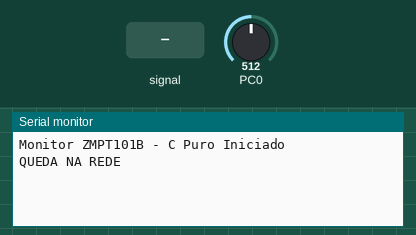
The program below on a simulated ATmega328P, built with avr-gcc and emulated at 16 MHz (the files do not name the chip). On the bench: the last lines printed to the serial monitor. The test bench sets the inputs (shaded band); at power-on: PC0 = 512.

Above: at 1.2 s.
1.3 s: PC0 fed a 200 Hz sine of ±81 counts around its level
At 2.9 s:
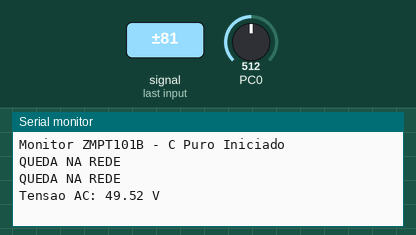
4.3 s: PC0 set to 716
At 5.2 s:
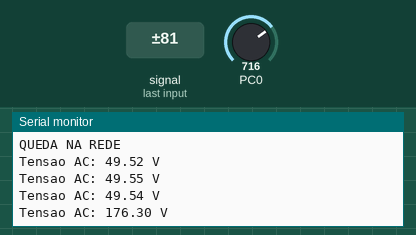
5.8 s: PC0 set to 900
At 5.8 s:
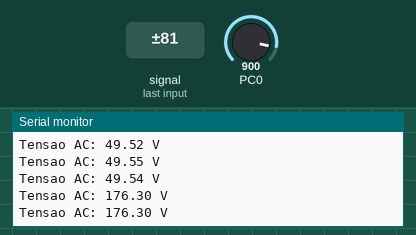
7.3 s: PC0 fed a 200 Hz sine of ±81 counts around its level
At 8.1 s:
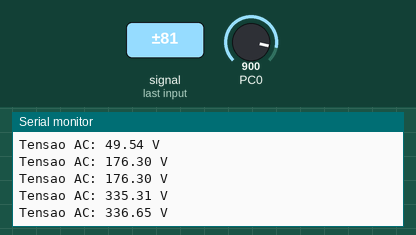
Timing chart, 0 to 9.8 s (numbered marks = the images above; inputs shaded):
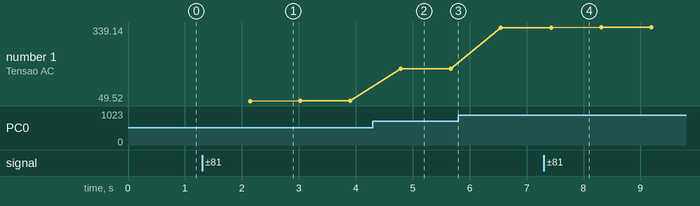

Measured:
- after the input at 1.3 s, the serial monitor: prints a new line after 0.85 s (image 1)
- after the input at 4.3 s, the serial monitor: prints a new line after 0.49 s (image 2)
- after the input at 7.3 s, the serial monitor: prints a new line after 0.13 s (image 4)
- plotted number 1: 49.54 → 176.3 after the input at 4.3 s, 176.3 → 335.31 after the input at 5.8 s, 335.31 → 339.05 after the input at 7.3 s

The program:

main.cpp
```cpp
#ifndef F_CPU
#define F_CPU 16000000UL
#endif
#include <avr/io.h>
#include <util/delay.h>
#include <stdio.h>
#include <stdlib.h>
#include <math.h>

// --- CONFIGURAÇÕES ---
#define BAUD 9600
#define MYUBRR F_CPU/16/BAUD-1
#define REDE_FREQUENCIA 60
#define OFFSET_ADC 512

// Calibração empírica vs. multímetro Aneng (2026-04-19):
// leitura gadget 119.9 V com fator 0.85 → referência 121.9 V
// fator = 0.85 * (121.9 / 119.9) ≈ 0.8642
float calibration_factor = 0.8642;

// Inicialização da comunicação Serial (UART)
void uart_init(unsigned int ubrr) {
    UBRR0H = (unsigned char)(ubrr >> 8);
    UBRR0L = (unsigned char)ubrr;
    UCSR0B = (1 << TXEN0); // Ativa transmissão
    UCSR0C = (1 << UCSZ01) | (1 << UCSZ00); // 8 bits de dados
}

// Enviar um caractere via Serial
void uart_putchar(char data) {
    while (!(UCSR0A & (1 << UDRE0)));
    UDR0 = data;
}

// Enviar uma string via Serial
void uart_puts(const char* s) {
    while (*s) uart_putchar(*s++);
}

// Inicialização do ADC (Conversor Analógico-Digital)
void adc_init() {
    ADMUX = (1 << REFS0); // Referência AVcc (5V) e pino A0
    ADCSRA = (1 << ADEN) | (1 << ADPS2) | (1 << ADPS1) | (1 << ADPS0); // Prescaler 128
}

// Ler valor analógico
uint16_t adc_read() {
    ADCSRA |= (1 << ADSC); // Inicia conversão
    while (ADCSRA & (1 << ADSC)); // Espera terminar
    return ADC;
}

float get_voltage_rms() {
    // Calculamos o número de amostras baseado no tempo de 2 ciclos (33.3ms)
    // Em C puro, usamos um contador fixo para simplificar sem timers complexos
    unsigned long samples = 0;
    long long sum_sq = 0;

    // Aproximadamente 2 ciclos de 60Hz
    for (int i = 0; i < 3000; i++) {
        int raw = adc_read();
        int centered = raw - OFFSET_ADC;
        sum_sq += (long)centered * centered;
        samples++;
        _delay_us(10); // Pequeno intervalo entre amostras
    }

    float mean_sq = (float)sum_sq / samples;
    return sqrt(mean_sq);
}

int main(void) {
    uart_init(MYUBRR);
    adc_init();

    char buffer[50];
    uart_puts("Monitor ZMPT101B - C Puro Iniciado\r\n");

    while (1) {
        float valor_rms = get_voltage_rms();
        float voltagem_final = valor_rms * calibration_factor;

        // Limiar de 30 V: sem rede, o ZMPT101B capta ruído/acoplamento
        // do fio aberto e o RMS calculado fica entre 10 e 14 V. Qualquer
        // tensão de rede real (mesmo subtensão crítica PRODIST) fica bem
        // acima desse valor.
        if (voltagem_final < 30.0) {
            uart_puts("QUEDA NA REDE\r\n");
        } else {
            // Converte float para string para enviar via UART
            dtostrf(voltagem_final, 4, 2, buffer);
            uart_puts("Tensao AC: ");
            uart_puts(buffer);
            uart_puts(" V\r\n");
        }

        _delay_ms(500);
    }
}
```
